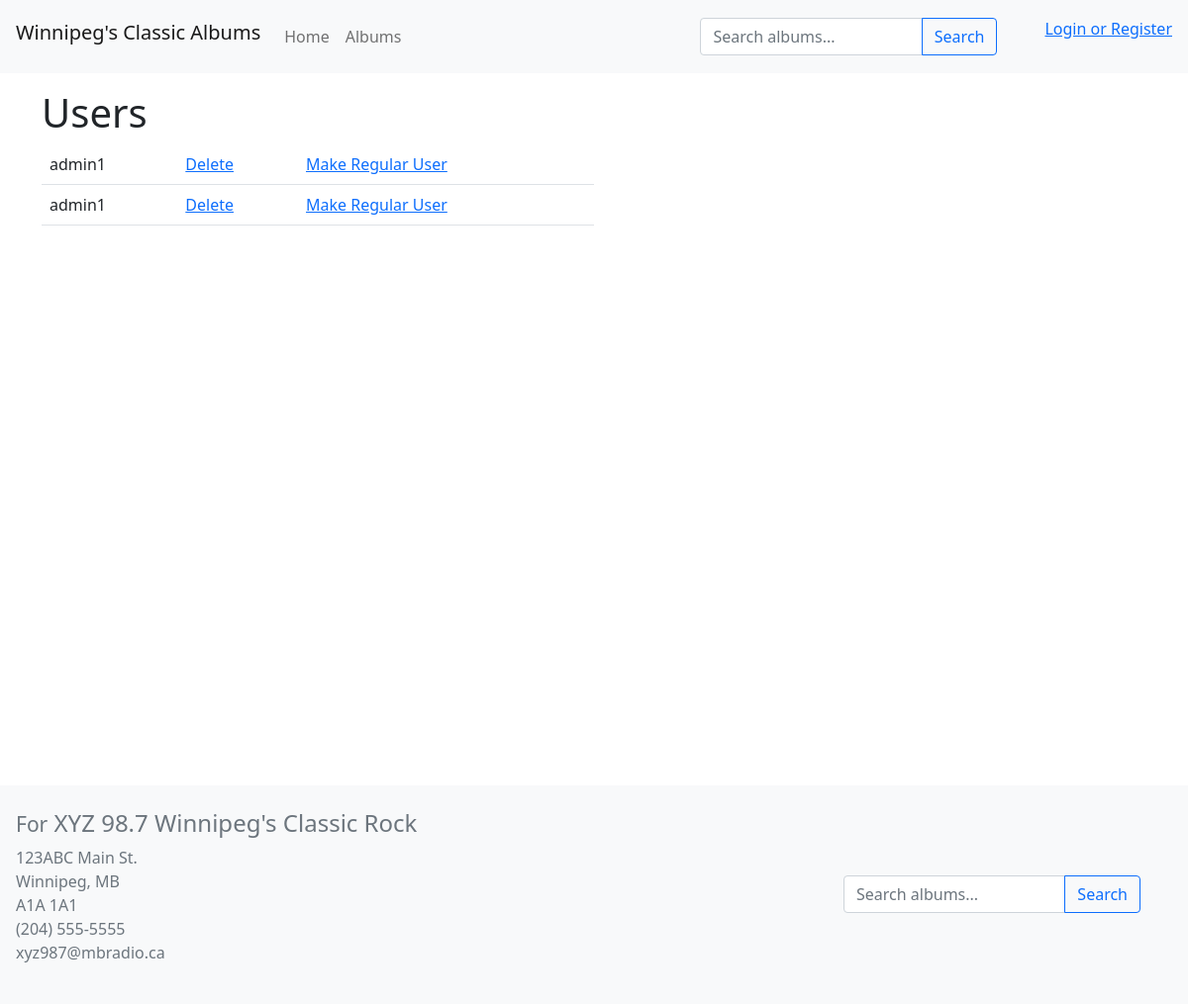
/users.php, run on an earlier commit of the app's database.
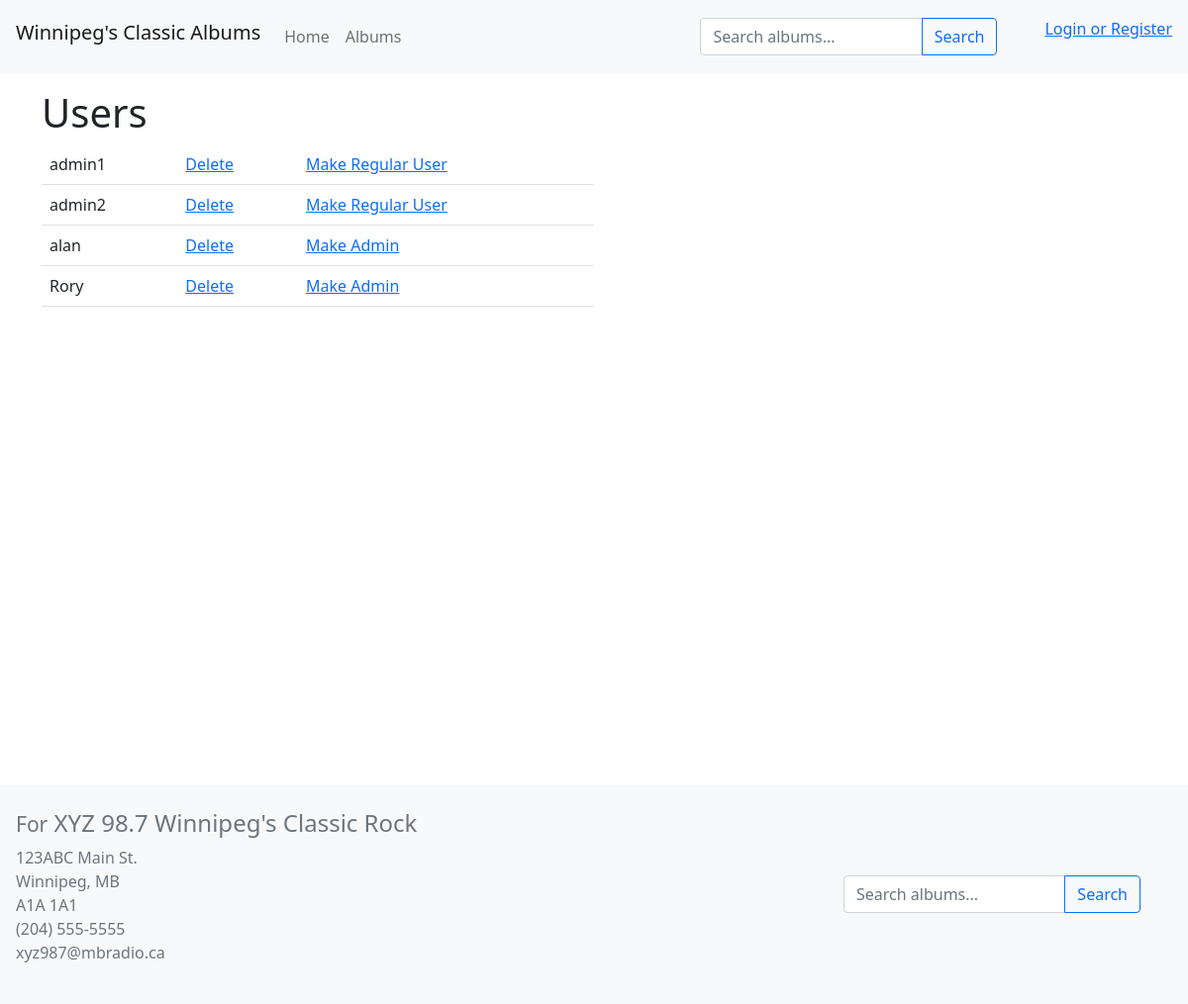
And on a later commit of the database.
### tables this page shows
CREATE TABLE `users` (
  `userID` int(11) NOT NULL,
  `name` varchar(50) NOT NULL,
  `password` varchar(255) NOT NULL,
  `admin` tinyint(1) NOT NULL DEFAULT 0
);

### users.php (the view, shortened to what this page needs)
<?php
    require('db_connect.php');
    $query = "SELECT * FROM users ORDER BY admin DESC, name";
    $statement = $db->prepare($query);
    $statement->execute();
    $users = $statement->fetchAll();
?>
<!DOCTYPE html>
<html lang="en">
<head>
    <link href="https://cdn.jsdelivr.net/npm/bootstrap@5.1.3/dist/css/bootstrap.min.css" rel="stylesheet">
    <link rel="stylesheet" type="text/css" href="style.css">
</head>
<body>
    <?php include('header.php'); ?>
    <div class="container">
        <h1 class="pt-3">Users</h1>
        <table class="table table-hover w-50">
            <?php foreach($users as $user): ?>
                <tr>
                    <td><?= $user['name'] ?></td>
                    <?php if($user['userID'] != $_SESSION['user']): ?>
                        <td><a href="?toDelete=<?= $user['userID'] ?>">Delete</a></td>
                        <?php if($user['admin']): ?>
                            <td><a href="?demote=<?= $user['userID'] ?>">Make Regular User</a></td>
                        <?php else: ?>
                            <td><a href="?promote=<?= $user['userID'] ?>">Make Admin</a></td>
                        <?php endif ?>
                    <?php else: ?>
                        <td></td>
                        <td></td>
                    <?php endif ?>
                </tr>
            <?php endforeach ?>
        </table>
    </div>
    <?php include('footer.php'); ?>
</body>
</html>

What changed in the data, as far as the page shows it:
removed users: name "admin1"
added users: name "admin2"
added users: name "alan"
added users: name "Rory"
